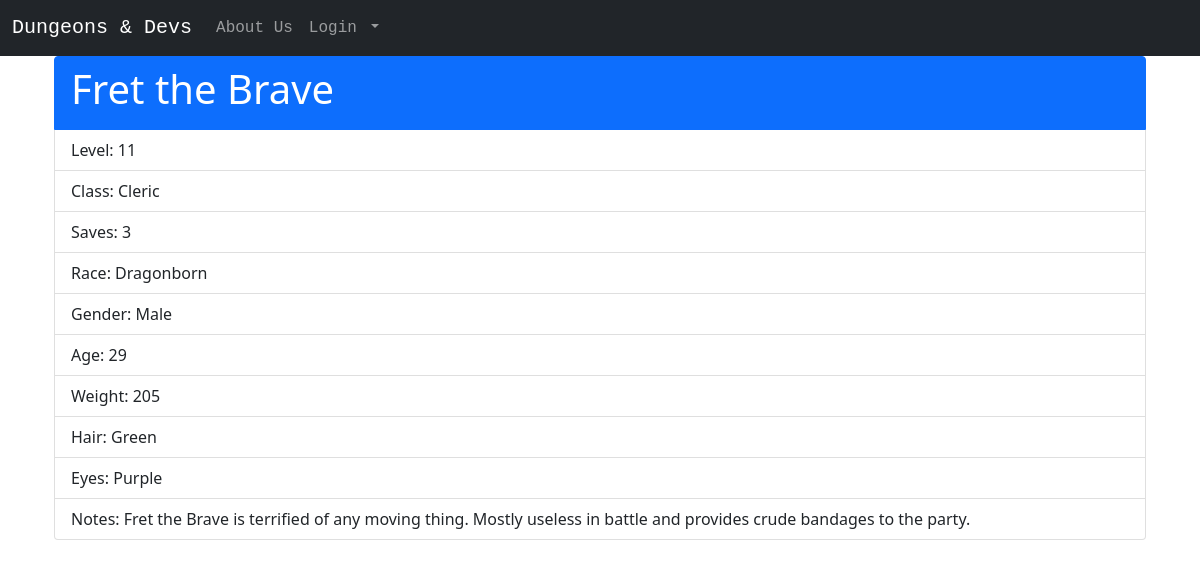
The page /10 on the database its author committed.
### dungeons_and_devs/models.py (models this page shows, shortened)
class Character(db.Model):#establishing TABLE DESIGN
    users = db.relationship(User)
    id = db.Column(db.Integer,primary_key=True)
    user_id = db.Column(db.Integer,db.ForeignKey('users.id'),nullable=False)#CONNECTS CHARACTER TO USER!!!!!!!
    name = db.Column(db.String(64),index=True,nullable=False)
    race = db.Column(db.String(64),index=True,nullable=False)
    gender = db.Column(db.String(25),index=True)
    level = db.Column(db.Integer,index=True)
    class_ = db.Column(db.String(25),index=True)
    age = db.Column(db.Integer,index=True)
    weight = db.Column(db.Integer,index=True)
    hair = db.Column(db.String(25),index=True)
    eyes = db.Column(db.String(25),index=True)
    saves = db.Column(db.Integer,index=True)
    notes = db.Column(db.String(255),index=True)

### dungeons_and_devs/users/views.py (the view)
@users.route("/<username>")
def user_characters(username):
    page = request.args.get('page', 1, type=int) #each pg refers to 1 character(this allows users to cycle through each character individually)
    user = User.query.filter_by(username=username).first_or_404()
    characters = Character.query.filter_by(owner=user).order_by(Character.name.desc()).paginate(page=page, per_page=5)#lists characters in ascneding order by name
    return render_template('user_characters.html', characters=characters, user=user)

### dungeons_and_devs/posts/views.py (called while the page is built)
@characters.route('/<int:character_id>')
def character(character_id):
    character = Character.query.get_or_404(character_id)
    return render_template('character.html',name=character.name,
                                           level=character.level,
                                           class_=character.class_,
                                           saves=character.saves,
                                           race=character.race,
                                           gender=character.gender,
                                           age=character.age,
                                           weight=character.weight,
                                           hair=character.hair,
                                           eyes=character.eyes,
                                           notes=character.notes)

### dungeons_and_devs/templates/character.html
{% extends "base.html" %}
{% block content %}
<div class="jumbotron container">
  <ul class="list-group">
  <li class="list-group-item active" aria-current="true"><h1>{{name}}</h1></li>
  <li class="list-group-item">Level: {{level}}</li>
  <li class="list-group-item">Class: {{class_}}</li>
  <li class="list-group-item">Saves: {{saves}}</li>
  <li class="list-group-item">Race: {{race}}</li>
  <li class="list-group-item">Gender: {{gender}}</li>
  <li class="list-group-item">Age: {{age}}</li>
  <li class="list-group-item">Weight: {{weight}}</li>
  <li class="list-group-item">Hair: {{hair}}</li>
  <li class="list-group-item">Eyes: {{eyes}}</li>
  <li class="list-group-item">Notes: {{notes}}</li>
  </ul>
</div>
{% endblock %}

### dungeons_and_devs/templates/style.css (style rules this page uses)
body { background-color: rgb(191, 214, 255); }

### rows shown on the page
Character: name "Fret the Brave", class_ "Cleric", race "Dragonborn", gender "Male", hair "Green", eyes "Purple", notes "Fret the Brave is terrified of any moving thing. Mostly useless in battle and provides crude bandages to the party."

### other values the page prints
{{ level }} "11"
{{ saves }} "3"
{{ age }} "29"
{{ weight }} "205"
